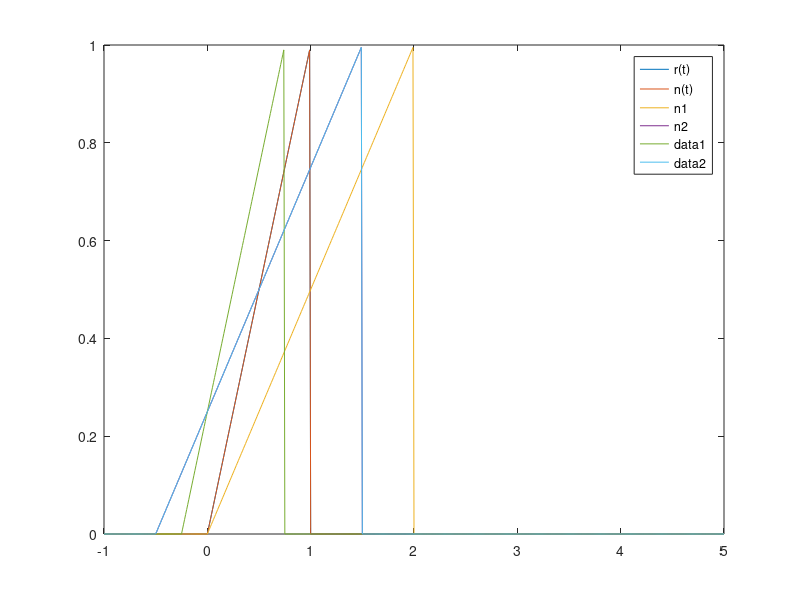

Reproduce this figure in MATLAB. (Note: this script raises an error after producing the figure.)
%%
%Question A
%A.1
f = @(t) exp(-t).*cos(2*pi*t);
t = (-2:2);
plot(t,f(t));
hold on;
xlabel('t'); ylabel('f(t)'); grid;
t = (-2:0.01:2);
plot (t,f(t));
hold on;

%A.2
f1 = @(t) exp(-t);
t = (-2:2);
xlabel('t'); ylabel('f(t)'); grid;
plot(t,f1(t));
hold off;

%A.3
%The graph for A.2 and Figure 1.46 are the same since the spacing between
%each t is 1 second... if the values of t were recorded for 0.1t then the
%graphs would differ.

%%
%Question B
%B.1
p = @(t) 1.0.*((t>=0)&(t<1));
t = (-1:0.01:5); 
plot (t,p(t));
xlabel('t'); ylabel('p(t) = u(t) - u(t-1)');
axis ([-1 2 -.1 1.1]);

%B.2
r = @(t) t .* p(t);
n = @(t) r(t) + r(-t-2);
plot (t,r(t)); hold on;
plot (t, n(t));

%B.3
n1 = @(t) n(1/2*t);
n2 = @(t) n1(t + 1/2);
plot(t,n1(t)); hold on;
plot(t,n2(t));
legend('r(t)','n(t)','n1','n2');

%B.4
n3 = @(t) n(t + 1/4);
n4 = @(t) n3(1/2*t);
plot(t,n3(t)); hold on;
plot(t,n4(t));

%B.5
%The graph for n4 and n2 are observed to be the same
%%
%Question C
%C.1
g = @(t) f(t).* u(t);
t = (-2:0.01:2);
plot(t,g(2*t+1)); xlabel('t'); ylabel('g(2t+1)'); grid;

%C.2
s = @(t) g(t+1);
t = (0:0.01:4);
plot(t,s(t)); xlabel('t'); ylabel('s(t)'); grid;

%C.3


%%
%Question D
%D.1
A(:);